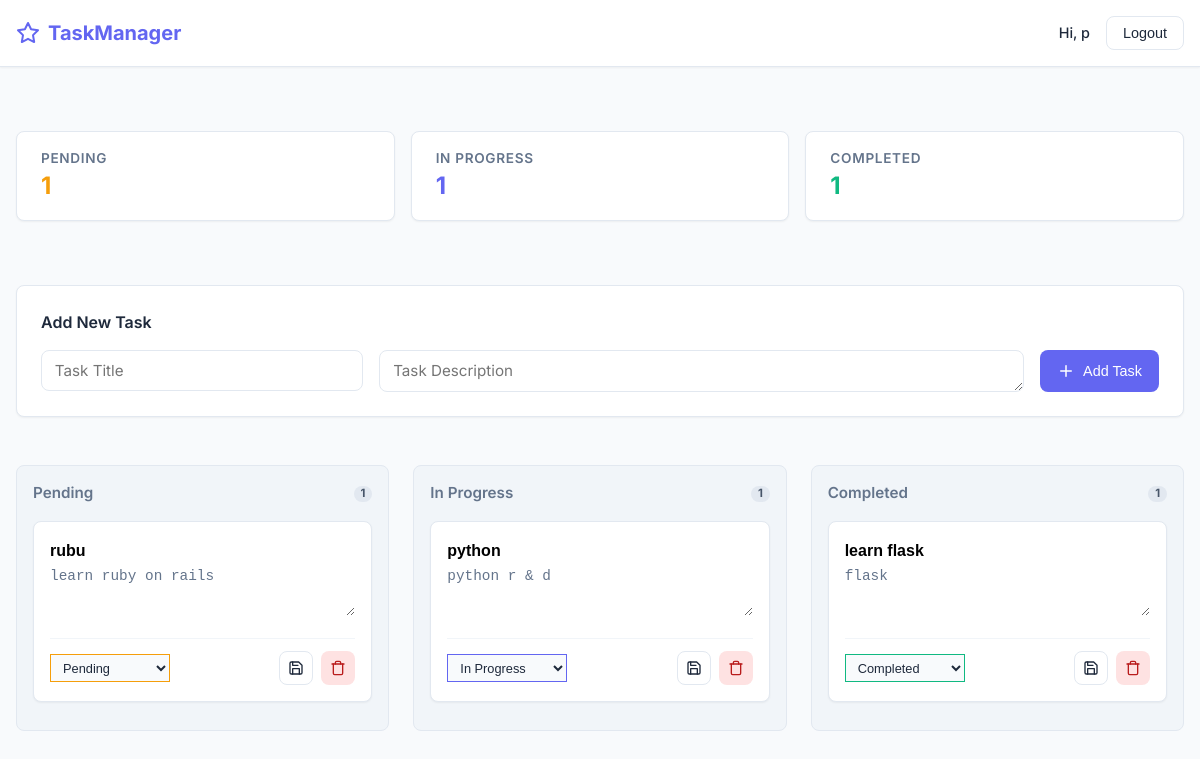
/tasks/dashboard (signed in), run on the app's committed database.
### app/models/task.py (models this page shows)
class Task(db.Model):
    __tablename__ = "tasks"
    id = db.Column(db.Integer, primary_key=True)
    title = db.Column(db.String(200), nullable=False)
    description = db.Column(db.Text, nullable=False)
    status = db.Column(db.String(50), default="pending")
    user_id = db.Column(db.Integer, db.ForeignKey("user.id"), nullable=False)

### app/routes/tasks.py (the view)
@tasks_bp.route("/dashboard")
@login_required
def dashboard():
    tasks = Task.query.filter_by(user_id=session["user_id"]).all()
    counts = {
        "pending": sum(t.status == "pending" for t in tasks),
        "in_progress": sum(t.status == "in-progress" for t in tasks),
        "completed": sum(t.status == "completed" for t in tasks),
    }
    return render_template("tasks/dashboard.html", tasks=tasks, counts=counts)

### app/__init__.py (called while the page is built)
def create_app():
    app = Flask(__name__)
    app.config.from_object(Config)
    @app.after_request
    def add_no_cache_headers(response):
        response.headers["Cache-Control"] = "no-store, no-cache, must-revalidate, max-age=0"
        response.headers["Pragma"] = "no-cache"
        response.headers["Expires"] = "0"
        return response
    db.init_app(app)
    app.register_blueprint(home_bp)
    app.register_blueprint(auth_bp)
    app.register_blueprint(tasks_bp)
    with app.app_context():
        db.create_all()
    return app

### app/routes/auth.py (called while the page is built)
def login_required(f):
    @wraps(f)
    def decorated(*args, **kwargs):
        if "username" not in session:
            return redirect(url_for("auth.login"))
        return f(*args, **kwargs)
    return decorated

### app/templates/tasks/dashboard.html (shortened to what this page needs)
{% extends "base.html" %}
{% block content %}
<div class="dashboard-layout">
    <div class="stats-bar">
        <div class="stat-card">
            <span class="stat-label">Pending</span>
            <span class="stat-value" style="color: var(--warning)">{{ counts.pending }}</span>
        </div>
        <div class="stat-card">
            <span class="stat-label">In Progress</span>
            <span class="stat-value" style="color: var(--primary)">{{ counts.in_progress }}</span>
        </div>
        <div class="stat-card">
            <span class="stat-label">Completed</span>
            <span class="stat-value" style="color: var(--success)">{{ counts.completed }}</span>
        </div>
    </div>
    <div class="card mb-4">
        <h4 style="margin-bottom: 1rem;">Add New Task</h4>
        <form id="addForm" style="display: grid; gap: 1rem; grid-template-columns: 1fr 2fr auto; align-items: start;">
            <input name="title" placeholder="Task Title" required>
            <textarea name="description" placeholder="Task Description" required rows="1"
                style="height: 42px; padding-top: 10px;"></textarea>
            <button type="submit" class="btn btn-primary" style="height: 42px;">
                <svg width="18" height="18" viewBox="0 0 24 24" fill="none" stroke="currentColor" stroke-width="2"
                    stroke-linecap="round" stroke-linejoin="round" style="margin-right: 0.5rem;">
                    <line x1="12" y1="5" x2="12" y2="19"></line>
                    <line x1="5" y1="12" x2="19" y2="12"></line>
                </svg>
                Add Task
            </button>
        </form>
    </div>
    <div class="task-board">
        {% for status, label in [('pending','Pending'),('in-progress','In Progress'),('completed','Completed')] %}
        <div class="task-column">
            <div class="column-header">
                {{ label }}
                <span class="badge badge-count">
                    {% set count = 0 %}
                    {% for task in tasks if task.status == status %}{% set count = count + 1 %}{% endfor -%}
                    {{ namespace(val=0).val + (tasks|selectattr("status", "equalto", status)|list|length) }}
                </span>
            </div>
            {% for task in tasks if task.status == status %}
            <div class="task-card" data-id="{{ task.id }}">
                <input class="title task-input-title" value="{{ task.title }}">
                <textarea class="desc task-textarea-desc"
                    oninput="this.style.height = ''; this.style.height = this.scrollHeight + 'px'">{{ task.description }}</textarea>
                <div class="task-actions">
                    <select class="status task-status-select form-select" onchange="saveTask({{ task.id }})"
                        style="border-color: {% if task.status == 'completed' %}var(--success){% elif task.status == 'in-progress' %}var(--primary){% else %}var(--warning){% endif %}; color: inherit;">
                        <option value="pending" {% if task.status=='pending' %}selected{% endif %}>Pending</option>
                        <option value="in-progress" {% if task.status=='in-progress' %}selected{% endif %}>In Progress
                        </option>
                        <option value="completed" {% if task.status=='completed' %}selected{% endif %}>Completed
                        </option>
                    </select>
                    <div style="display: flex; gap: 0.5rem;">
                        <button type="button" class="btn btn-outline btn-icon" onclick="saveTask({{ task.id }})"
                            title="Save Changes">
                        </button>
                        <button type="button" class="btn btn-danger btn-icon" onclick="deleteTask({{ task.id }})"
                            title="Delete Task">
                            <svg width="16" height="16" viewBox="0 0 24 24" fill="none" stroke="currentColor"
                                stroke-width="2" stroke-linecap="round" stroke-linejoin="round">
                                <polyline points="3 6 5 6 21 6"></polyline>
                                <path
                                    d="M19 6v14a2 2 0 0 1-2 2H7a2 2 0 0 1-2-2V6m3 0V4a2 2 0 0 1 2-2h4a2 2 0 0 1 2 2v2">
                                </path>
                            </svg>
                        </button>
                    </div>
                </div>
            </div>
            {% endfor %}
        </div>
        {% endfor %}
    </div>
</div>
{% endblock %}

### app/static/css/style.css (style rules this page uses)
:root { --primary: #6366f1; --primary-hover: #4f46e5; --bg-body: #f8fafc; --bg-surface: #ffffff; --text-main: #1e293b; --text-muted: #64748b; --border: #e2e8f0; --success: #10b981; --danger: #ef4444; --warning: #f59e0b; --shadow-sm: 0 1px 2px 0 rgb(0 0 0 / 0.05); --shadow-md: 0 4px 6px -1px rgb(0 0 0 / 0.1), 0 2px 4px -2px rgb(0 0 0 / 0.1); --shadow-lg: 0 10px 15px -3px rgb(0 0 0 / 0.1), 0 4px 6px -4px rgb(0 0 0 / 0.1); --radius: 0.5rem; --font-sans: 'Inter', system-ui, -apple-system, sans-serif; }
* { box-sizing: border-box; margin: 0; padding: 0; }
body { font-family: var(--font-sans); background-color: var(--bg-body); color: var(--text-main); line-height: 1.5; -webkit-font-smoothing: antialiased; }
h1, h2, h3, h4, h5, h6 { font-weight: 600; color: var(--text-main); margin-bottom: 0.5em; }
.btn { display: inline-flex; align-items: center; justify-content: center; padding: 0.5rem 1rem; border-radius: var(--radius); font-weight: 500; cursor: pointer; transition: all 0.2s; border: 1px solid transparent; font-size: 0.9rem; }
.btn-primary { background-color: var(--primary); color: white; }
.btn-outline { background-color: transparent; border-color: var(--border); color: var(--text-main); }
.btn-danger { background-color: #fee2e2; color: #b91c1c; }
.btn-icon { padding: 0.5rem; }
form input, form textarea, form select { width: 100%; padding: 0.6rem 0.8rem; border: 1px solid var(--border); border-radius: var(--radius); background-color: var(--bg-surface); color: var(--text-main); font-family: inherit; font-size: 0.95rem; transition: border-color 0.2s, box-shadow 0.2s; }
.card { background-color: var(--bg-surface); border-radius: var(--radius); border: 1px solid var(--border); box-shadow: var(--shadow-sm); padding: 1.5rem; }
.mb-4 { margin-bottom: 1rem; }
.dashboard-layout { display: grid; gap: 2rem; padding: 2rem 0; }
.stats-bar { display: flex; gap: 1rem; margin-bottom: 2rem; }
.stat-card { background: var(--bg-surface); padding: 1rem 1.5rem; border-radius: var(--radius); border: 1px solid var(--border); box-shadow: var(--shadow-sm); flex: 1; display: flex; flex-direction: column; }
.stat-label { font-size: 0.85rem; color: var(--text-muted); font-weight: 600; text-transform: uppercase; letter-spacing: 0.05em; }
.stat-value { font-size: 1.5rem; font-weight: 700; color: var(--text-main); }
.task-board { display: grid; grid-template-columns: repeat(auto-fit, minmax(300px, 1fr)); gap: 1.5rem; align-items: start; }
.task-column { background-color: #f1f5f9; padding: 1rem; border-radius: var(--radius); border: 1px solid var(--border); }
.column-header { font-size: 0.95rem; font-weight: 600; color: var(--text-muted); margin-bottom: 1rem; display: flex; justify-content: space-between; align-items: center; }
.task-card { background-color: var(--bg-surface); padding: 1rem; border-radius: var(--radius); box-shadow: var(--shadow-sm); border: 1px solid var(--border); margin-bottom: 0.75rem; transition: box-shadow 0.2s, transform 0.2s; }
.task-input-title { font-weight: 600; border: none; padding: 0; background: transparent; font-size: 1rem; margin-bottom: 0.5rem; width: 100%; }
.task-textarea-desc { width: 100%; border: none; background: transparent; resize: vertical; font-size: 0.9rem; color: var(--text-muted); min-height: 3rem; padding: 0; }
.task-actions { display: flex; justify-content: space-between; align-items: center; margin-top: 1rem; padding-top: 0.75rem; border-top: 1px solid #f1f5f9; }
.task-status-select { font-size: 0.8rem; padding: 0.3rem 1.5rem 0.3rem 0.5rem; margin: 0; width: auto; background-color: #f8fafc; }
.badge { display: inline-block; padding: 0.25em 0.6em; font-size: 0.75em; font-weight: 700; line-height: 1; text-align: center; white-space: nowrap; vertical-align: baseline; border-radius: 0.25rem; }
.badge-count { background: #e2e8f0; color: #475569; border-radius: 999px; padding: 0.2em 0.6em; }

### data on the page
Task: title "rubu", description "learn ruby on rails", status+id "Pending"
Task: title "python", description "python r & d", status+id "In Progress"
Task: title "learn flask", description "flask", status+id "Completed"

### other printed values
{{ session.username }} "p"
{{ counts.pending }} "1"
{{ counts.in_progress }} "1"
{{ counts.completed }} "1"
{{ label }} "Pending" "In Progress" "Completed"
